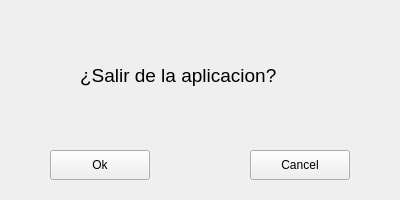
<?xml version="1.0" encoding="UTF-8"?>
<ui version="4.0">
 <class>ExitWindow</class>
 <widget class="QWidget" name="ExitWindow">
  <property name="geometry">
   <rect>
    <x>0</x>
    <y>0</y>
    <width>400</width>
    <height>200</height>
   </rect>
  </property>
  <property name="minimumSize">
   <size>
    <width>400</width>
    <height>200</height>
   </size>
  </property>
  <property name="maximumSize">
   <size>
    <width>400</width>
    <height>200</height>
   </size>
  </property>
  <property name="windowTitle">
   <string>Form</string>
  </property>
  <widget class="QLabel" name="lblSalir">
   <property name="geometry">
    <rect>
     <x>80</x>
     <y>50</y>
     <width>250</width>
     <height>50</height>
    </rect>
   </property>
   <property name="minimumSize">
    <size>
     <width>250</width>
     <height>50</height>
    </size>
   </property>
   <property name="maximumSize">
    <size>
     <width>250</width>
     <height>50</height>
    </size>
   </property>
   <property name="font">
    <font>
     <pointsize>14</pointsize>
    </font>
   </property>
   <property name="text">
    <string>¿Salir de la aplicacion?</string>
   </property>
  </widget>
  <widget class="QPushButton" name="btnOk">
   <property name="geometry">
    <rect>
     <x>50</x>
     <y>150</y>
     <width>100</width>
     <height>30</height>
    </rect>
   </property>
   <property name="minimumSize">
    <size>
     <width>100</width>
     <height>30</height>
    </size>
   </property>
   <property name="maximumSize">
    <size>
     <width>100</width>
     <height>30</height>
    </size>
   </property>
   <property name="text">
    <string>Ok</string>
   </property>
  </widget>
  <widget class="QPushButton" name="btnCancel">
   <property name="geometry">
    <rect>
     <x>250</x>
     <y>150</y>
     <width>100</width>
     <height>30</height>
    </rect>
   </property>
   <property name="minimumSize">
    <size>
     <width>100</width>
     <height>30</height>
    </size>
   </property>
   <property name="maximumSize">
    <size>
     <width>100</width>
     <height>30</height>
    </size>
   </property>
   <property name="text">
    <string>Cancel</string>
   </property>
  </widget>
 </widget>
 <resources/>
 <connections/>
</ui>
